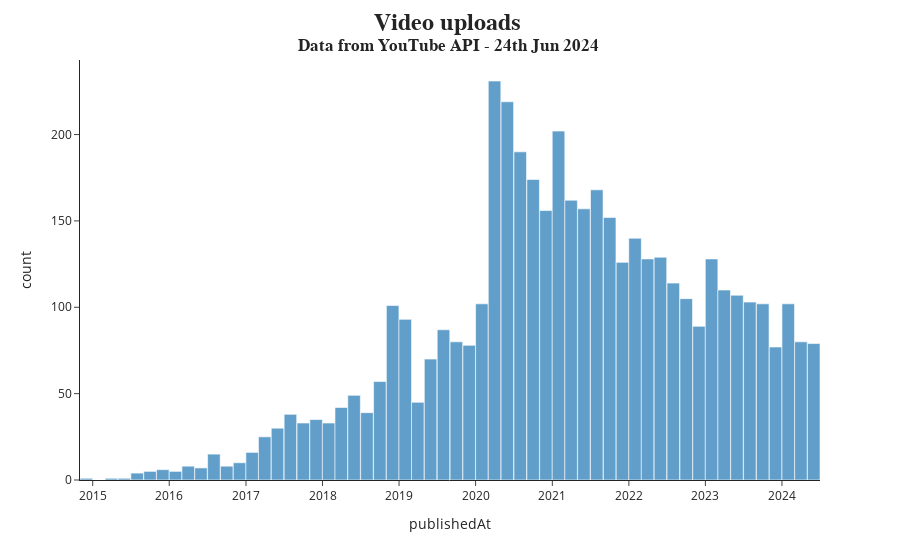

Notebook cell for this chart:
### Markdown cell above
From the monthly number of videos uploaded, as a workout video content creator, they tend to have stable and consistent updates. The frequency of creating new videos varies:.... However, we could find that most creators reduce the creations in 2021 after they experienced high production of year in 2020 due to Covid, indicating that they might get tired and need some chill.

### Code cell
#video uploads over years of all               
fig = px.histogram(long_videos, x="publishedAt", 
                   template="simple_white",  
                   opacity=0.7)


fig.update_layout(showlegend=True, 
                  title= dict(text ="<b>Video uploads <b><br><sup>Data from YouTube API - 24th Jun 2024 </sup>",
                              x=0.5, 
                              font = dict(family ="Old Standard TT", size = 24) ))

### Figure 1 — Plotly figure (JSON) as saved in the notebook; plotly's stock layout.template omitted (floating-point values rounded to 4 significant figures; data arrays with more than 128 entries replaced by an {"elided": "..."} marker saying what was removed)
{"data": [{"alignmentgroup": "True", "bingroup": "x", "hovertemplate": "publishedAt=%{x}<br>count=%{y}<extra></extra>", "legendgroup": "", "marker": {"color": "#1F77B4", "opacity": 0.7, "pattern": {"shape": ""}}, "name": "", "offsetgroup": "", "orientation": "v", "showlegend": false, "x": {"elided": "4654 str values"}, "xaxis": "x", "yaxis": "y", "type": "histogram"}], "layout": {"xaxis": {"anchor": "y", "domain": [0.0, 1.0], "title": {"text": "publishedAt"}}, "yaxis": {"anchor": "x", "domain": [0.0, 1.0], "title": {"text": "count"}}, "legend": {"tracegroupgap": 0}, "margin": {"t": 60}, "barmode": "relative", "title": {"font": {"family": "Old Standard TT", "size": 24}, "text": "<b>Video uploads <b><br><sup>Data from YouTube API - 24th Jun 2024 </sup>", "x": 0.5}, "showlegend": true}}
